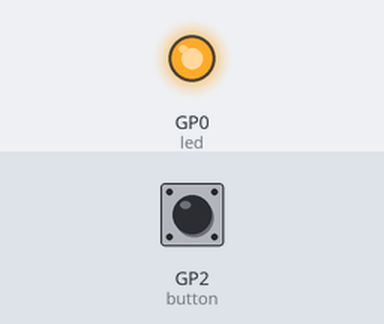
Bench run of a program on a simulated Raspberry Pi Pico running CircuitPython. Parts: output pins drawn as LEDs (lit = HIGH). The test bench sets the inputs (shaded band); at power-on: GP2 (button) HIGH.

Above: at 1.2 s.
1.3 s: GP2 (button) pulled LOW for 0.15 s
At 1.4 s:
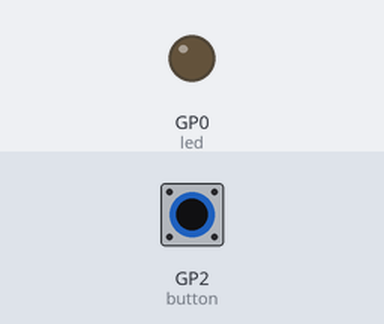
3.0 s: GP2 (button) pulled LOW for 3.2 s
At 7.6 s:
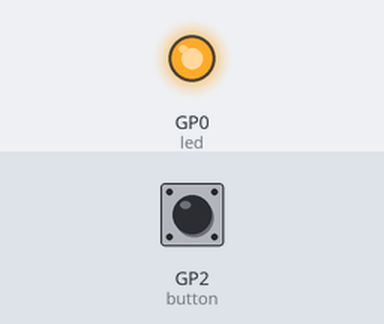
Timing chart, 0 to 9.1 s (numbered marks = the images above; inputs shaded):
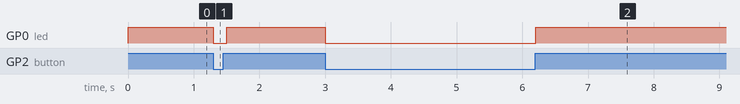

Measured:
- after the input at 1.3 s, GP0 (led): HIGH → LOW at once, → HIGH 0.20 s later
- after the input at 3.0 s, GP0 (led): HIGH → LOW at once, → HIGH 3.2 s later

The program:

task_2.py
```python
import board
import digitalio
import time

led = digitalio.DigitalInOut(board.GP0)
button = digitalio.DigitalInOut(board.GP2)

led.direction = digitalio.Direction.OUTPUT
button.direction = digitalio.Direction.INPUT
button.pull = digitalio.Pull.UP

while True:
    if button.value:
        led.value=1
    else:
        led.value=0
    time.sleep(0.1)
```
